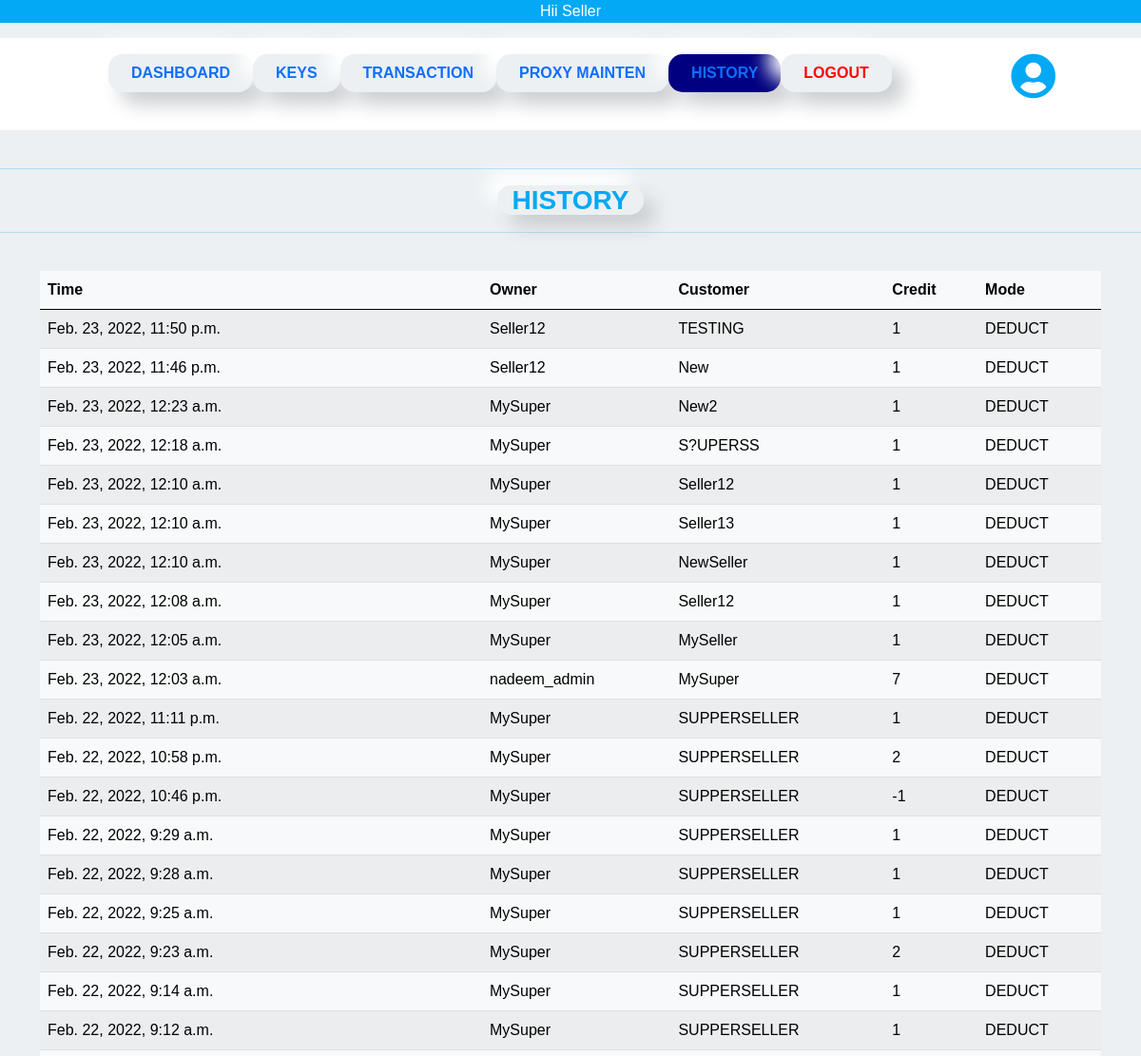
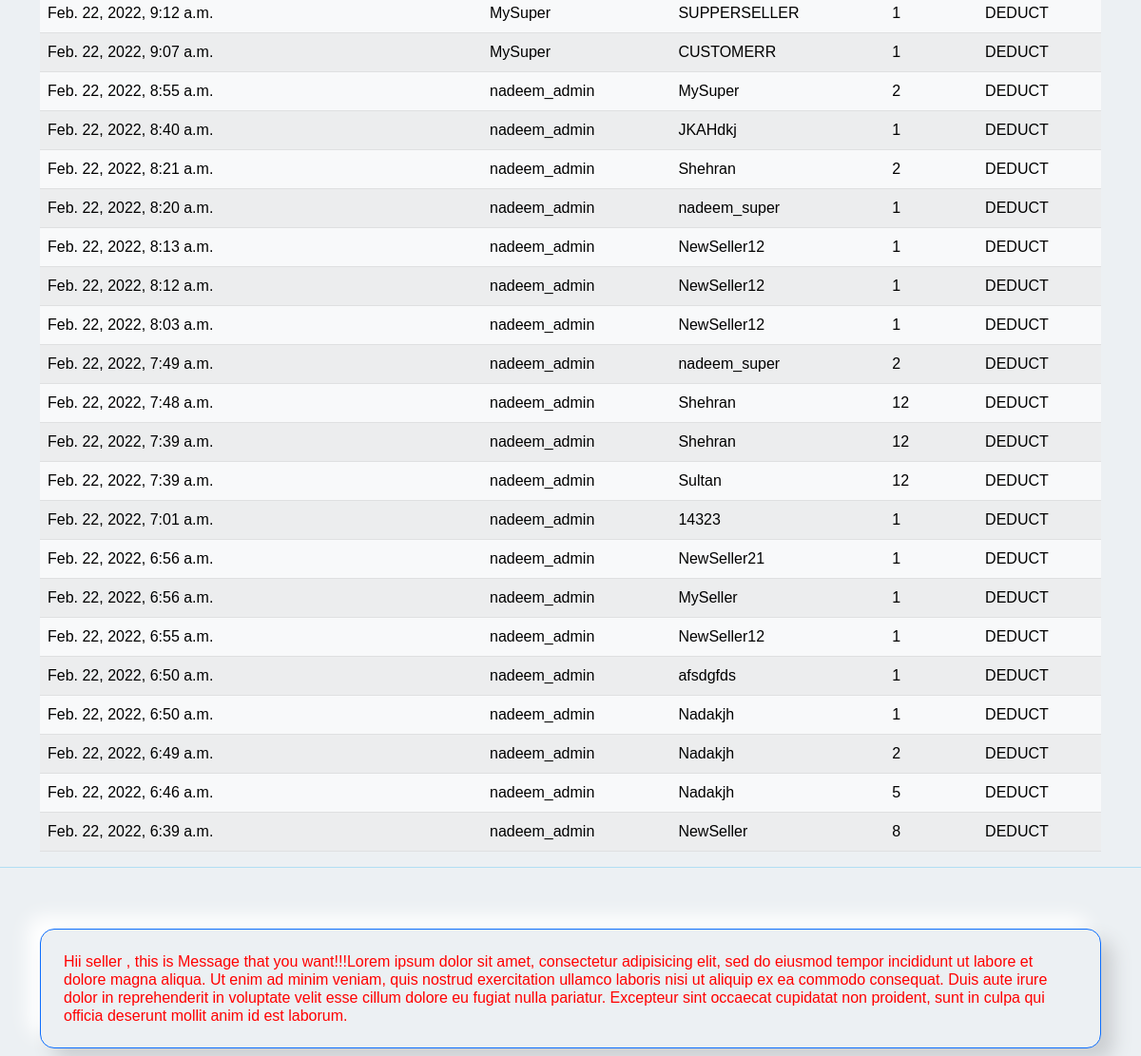
Screenshot of /seller_history (signed in) with the database file from the repository (2 pictures, top to bottom).
### app/models.py (models this page shows)
class History(models.Model):
    name         = models.CharField(max_length=70)
    user_id      = models.CharField(max_length=70 , null=True , blank=True)
    credit       = models.PositiveIntegerField(default=1)
    mode         = models.CharField(max_length=70 , default="DEDUCT")
    creater_name = models.ForeignKey(User, on_delete=models.CASCADE)
    created_at   = models.DateTimeField(auto_now_add=True)
    updated_at   = models.DateTimeField(auto_now=True)

class User(AbstractUser): #inherite here
    is_admin    =  models.BooleanField(default=False) #high
    is_super    =  models.BooleanField(default=False) #mid
    is_seller   =  models.BooleanField(default=False) #low
    credit      =  models.PositiveIntegerField(default=0)
    created_by  =  models.CharField( max_length=150 , null=True, blank=True )
    creator     =  models.ForeignKey('self', on_delete=models.CASCADE , null=True, blank=True)
    seller_pass =  models.CharField( max_length=150 , null=True, blank=True )
    super_pass  =  models.CharField( max_length=150 , null=True, blank=True )

### app/views.py (the view)
# urls.py: path('seller_history', SellerHistory,name='seller_history'),
def SellerHistory(request):
    if not request.user.is_authenticated:
        return redirect('home')
    users = all_under_user(request.user.username)
    include_logged_users=[]
    include_logged_users += users
    include_logged_users.append(request.user.username)
    data =  History.objects.filter(creater_name__username__in = include_logged_users).order_by('-created_at')
    return render(request,'app/seller/seller_history.html',{'username':request.user.username,'data':data})

### app/helper_functions.py (called while the page is built)
def all_under_user(username):
    users = []
    super_data = list(User.objects.filter(created_by= username).values_list('username', flat=True))
    users += super_data
    seller_data = list(User.objects.filter(created_by__in= super_data).values_list('username', flat=True))
    users += seller_data
    return users

### app/template/app/seller/seller_history.html (shortened to what this page needs)
{% extends 'app/base.html' %}
{% load static %}
{% block body %}
{% include 'app/seller/seller_header.html' %}
<h3 class="text-center " style="color: #03A9F4;"><b class="smooth px-3">HISTORY</b></h3>
<hr style="color: #03A9F4;">
<br>
<div class="container">
    <table class="table table-striped table-light">
        <thead class="thead-dark">
        <tr>
          <th class="col-5">Time</th>
          <th>Owner</th>
          <th>Customer</th>
          <th>Credit</th>
          <th>Mode</th>
        </tr>
        </thead>
        <tbody>
    {% for i in data.all %}
          <tr>
            <td>{{i.created_at}}</td>
            <td>{{i.creater_name}}</td>
            <td>{{i.name}}</td>
            <td>{{i.credit}}</td>
            <td>{{i.mode}}</td>
          </tr>
    {% endfor %}
          </tbody>
      </table>
    </div>
{% include 'app/seller/seller_footer.html' %}
{% endblock %}

### app/template/app/base.html (shortened to what this page needs)
<!DOCTYPE html>
<html lang="en" dir="ltr">
    {%  load static %}
  <head>
    <link rel="stylesheet" href="{% static 'css/bootstrap.css' %}">
    <link rel="stylesheet" href="https://use.fontawesome.com/releases/v5.7.2/css/all.css">
    <link rel='stylesheet' href='https://cdn.jsdelivr.net/npm/sweetalert2@7.12.15/dist/sweetalert2.min.css'></link>
  </head>
  <body>
      {% block body %}
      {% endblock %}
    </body>
  </html>

### app/template/app/seller/seller_header.html (shortened to what this page needs)
<p class="text-center" style="    background-color: #03A9F4;
color:white ;" > Hii Seller</p>
<div class="">
  <nav class=" navbar navbar-expand-lg  ftco-navbar-light" style="    background-color:white ;" id="ftco-navbar">
    <div class="container d-flex align-items-center px-4">
      <div class="container collapse navbar-collapse" id="ftco-nav">
        <ul class="container navbar-nav mr-auto mx-5 mb-4" style="font-weight: 500">
          <li class="nav-item smooth px-3 " {% if request.resolver_match.url_name == 'seller_view' %} style="background-color:navy;" {% endif %}><a  href="{% url 'seller_view' %}" class="nav-link pl-0"><b>DASHBOARD</b></a></li>
          <li class="nav-item smooth px-3 " {% if request.resolver_match.url_name == 'seller_keys' %} style="background-color:navy;" {% endif %}><a href="{% url 'seller_keys' %}" class="nav-link"><b>KEYS</b></a></li>
          <li class="nav-item smooth px-3 " {% if request.resolver_match.url_name == 'seller_transaction' %} style="background-color:navy;" {% endif %}><a href="{% url 'seller_transaction' %}" class="nav-link"><b>TRANSACTION</b></a></li>
          <li class="nav-item smooth px-3 " {% if request.resolver_match.url_name == 'seller_proxy' %} style="background-color:navy;" {% endif %}><a href="{% url 'seller_proxy' %}" class="nav-link"><b>PROXY MAINTEN</b></a></li>
          <li class="nav-item smooth px-3 " {% if request.resolver_match.url_name == 'seller_history' %} style="background-color:navy;" {% endif %}><a href="{% url 'seller_history' %}" class="nav-link"><b>HISTORY</b></a></li>
          <li class="nav-item smooth px-3 "><a href="{% url 'logout' %}" class="nav-link"><b style="color: red;">LOGOUT</b></a></li>
        </ul>
                <div class="dropdown">
          <p  class=" px-2  ml-4" style="float: right;"  ><b><a  style="color: maroon;max-width: 120px;" class="nav-link  ml-4 rounded-circle "  ><span class="fas fa-user-circle" style='font-size:48px;color:#03A9F4'></span>  </a> </b></p>
        </div>
      </div>
    </div>
  </nav>
</div>
<br>
<hr style="color: #03A9F4;">

### app/template/app/seller/seller_footer.html
<hr style="color: #03A9F4;">
<br><br>
<div class="container ">
  <h4 class="border smooth border-primary py-4 px-4 fs-6" style="color: red;" >Hii seller , this is Message that you want!!!Lorem ipsum dolor sit amet, consectetur adipisicing elit, sed do eiusmod tempor incididunt ut labore et dolore magna aliqua. Ut enim ad minim veniam, quis nostrud exercitation ullamco laboris nisi ut aliquip ex ea commodo consequat. Duis aute irure dolor in reprehenderit in voluptate velit esse cillum dolore eu fugiat nulla pariatur. Excepteur sint occaecat cupidatat non proident, sunt in culpa qui officia deserunt mollit anim id est laborum.</h4>
</div>

### app/template/app/base.html (style rules this page uses)
.dropdown { position: relative; display: inline-block; }
* { margin: 0; padding: 0; box-sizing: border-box; font-family: 'Poppins', sans-serif }
body { background: #ecf0f3; margin: None; padding: None; }
.smooth { background-color: #ecf0f3; border-radius: 15px; box-shadow: 13px 13px 20px #cbced1, -13px -13px 20px #fff }

### rows the page displays
History: created_at "Feb. 23, 2022, 11:50 p.m.", creater_name "Seller12", name "TESTING", credit "1", mode "DEDUCT"
History: created_at "Feb. 23, 2022, 11:46 p.m.", creater_name "Seller12", name "New", credit "1", mode "DEDUCT"
History: created_at "Feb. 23, 2022, 12:23 a.m.", creater_name "MySuper", name "New2", credit "1", mode "DEDUCT"
History: created_at "Feb. 23, 2022, 12:18 a.m.", creater_name "MySuper", name "S?UPERSS", credit "1", mode "DEDUCT"
History: created_at "Feb. 23, 2022, 12:10 a.m.", creater_name "MySuper", name "Seller12", credit "1", mode "DEDUCT"
History: created_at "Feb. 23, 2022, 12:10 a.m.", creater_name "MySuper", name "Seller13", credit "1", mode "DEDUCT"
History: created_at "Feb. 23, 2022, 12:10 a.m.", creater_name "MySuper", name "NewSeller", credit "1", mode "DEDUCT"
History: created_at "Feb. 23, 2022, 12:08 a.m.", creater_name "MySuper", name "Seller12", credit "1", mode "DEDUCT"
History: created_at "Feb. 23, 2022, 12:05 a.m.", creater_name "MySuper", name "MySeller", credit "1", mode "DEDUCT"
History: created_at "Feb. 23, 2022, 12:03 a.m.", creater_name "nadeem_admin", name "MySuper", credit "7", mode "DEDUCT"
History: created_at "Feb. 22, 2022, 11:11 p.m.", creater_name "MySuper", name "SUPPERSELLER", credit "1", mode "DEDUCT"
History: created_at "Feb. 22, 2022, 10:58 p.m.", creater_name "MySuper", name "SUPPERSELLER", credit "2", mode "DEDUCT"
History: created_at "Feb. 22, 2022, 10:46 p.m.", creater_name "MySuper", name "SUPPERSELLER", credit "-1", mode "DEDUCT"
History: created_at "Feb. 22, 2022, 9:29 a.m.", creater_name "MySuper", name "SUPPERSELLER", credit "1", mode "DEDUCT"
History: created_at "Feb. 22, 2022, 9:28 a.m.", creater_name "MySuper", name "SUPPERSELLER", credit "1", mode "DEDUCT"
History: created_at "Feb. 22, 2022, 9:25 a.m.", creater_name "MySuper", name "SUPPERSELLER", credit "1", mode "DEDUCT"
History: created_at "Feb. 22, 2022, 9:23 a.m.", creater_name "MySuper", name "SUPPERSELLER", credit "2", mode "DEDUCT"
History: created_at "Feb. 22, 2022, 9:14 a.m.", creater_name "MySuper", name "SUPPERSELLER", credit "1", mode "DEDUCT"
History: created_at "Feb. 22, 2022, 9:12 a.m.", creater_name "MySuper", name "SUPPERSELLER", credit "1", mode "DEDUCT"
History: created_at "Feb. 22, 2022, 9:12 a.m.", creater_name "MySuper", name "SUPPERSELLER", credit "1", mode "DEDUCT"
History: created_at "Feb. 22, 2022, 9:07 a.m.", creater_name "MySuper", name "CUSTOMERR", credit "1", mode "DEDUCT"
History: created_at "Feb. 22, 2022, 8:55 a.m.", creater_name "nadeem_admin", name "MySuper", credit "2", mode "DEDUCT"
History: created_at "Feb. 22, 2022, 8:40 a.m.", creater_name "nadeem_admin", name "JKAHdkj", credit "1", mode "DEDUCT"
History: created_at "Feb. 22, 2022, 8:21 a.m.", creater_name "nadeem_admin", name "Shehran", credit "2", mode "DEDUCT"
History: created_at "Feb. 22, 2022, 8:20 a.m.", creater_name "nadeem_admin", name "nadeem_super", credit "1", mode "DEDUCT"
History: created_at "Feb. 22, 2022, 8:13 a.m.", creater_name "nadeem_admin", name "NewSeller12", credit "1", mode "DEDUCT"
History: created_at "Feb. 22, 2022, 8:12 a.m.", creater_name "nadeem_admin", name "NewSeller12", credit "1", mode "DEDUCT"
History: created_at "Feb. 22, 2022, 8:03 a.m.", creater_name "nadeem_admin", name "NewSeller12", credit "1", mode "DEDUCT"
History: created_at "Feb. 22, 2022, 7:49 a.m.", creater_name "nadeem_admin", name "nadeem_super", credit "2", mode "DEDUCT"
History: created_at "Feb. 22, 2022, 7:48 a.m.", creater_name "nadeem_admin", name "Shehran", credit "12", mode "DEDUCT"
History: created_at "Feb. 22, 2022, 7:39 a.m.", creater_name "nadeem_admin", name "Shehran", credit "12", mode "DEDUCT"
History: created_at "Feb. 22, 2022, 7:39 a.m.", creater_name "nadeem_admin", name "Sultan", credit "12", mode "DEDUCT"
History: created_at "Feb. 22, 2022, 7:01 a.m.", creater_name "nadeem_admin", name "14323", credit "1", mode "DEDUCT"
History: created_at "Feb. 22, 2022, 6:56 a.m.", creater_name "nadeem_admin", name "NewSeller21", credit "1", mode "DEDUCT"
History: created_at "Feb. 22, 2022, 6:56 a.m.", creater_name "nadeem_admin", name "MySeller", credit "1", mode "DEDUCT"
History: created_at "Feb. 22, 2022, 6:55 a.m.", creater_name "nadeem_admin", name "NewSeller12", credit "1", mode "DEDUCT"
History: created_at "Feb. 22, 2022, 6:50 a.m.", creater_name "nadeem_admin", name "afsdgfds", credit "1", mode "DEDUCT"
History: created_at "Feb. 22, 2022, 6:50 a.m.", creater_name "nadeem_admin", name "Nadakjh", credit "1", mode "DEDUCT"
History: created_at "Feb. 22, 2022, 6:49 a.m.", creater_name "nadeem_admin", name "Nadakjh", credit "2", mode "DEDUCT"
History: created_at "Feb. 22, 2022, 6:46 a.m.", creater_name "nadeem_admin", name "Nadakjh", credit "5", mode "DEDUCT"
History: created_at "Feb. 22, 2022, 6:39 a.m.", creater_name "nadeem_admin", name "NewSeller", credit "8", mode "DEDUCT"
